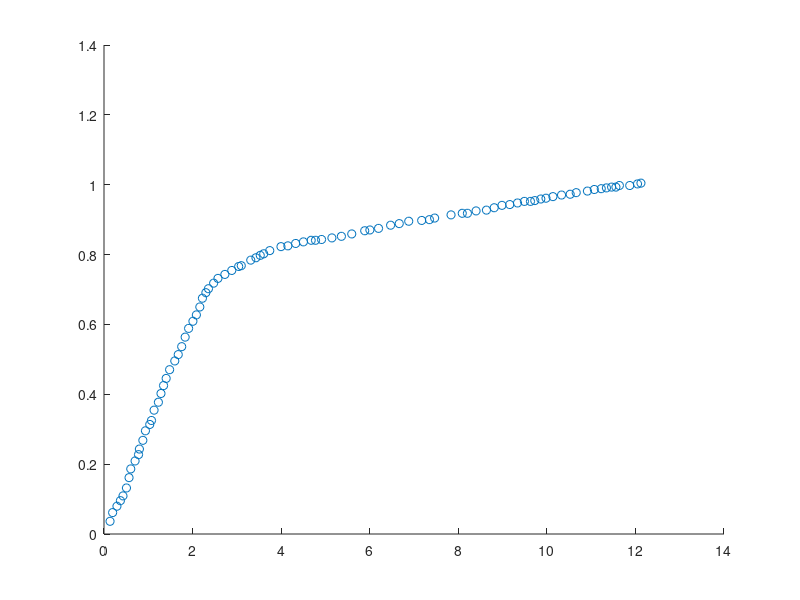

Source code (MATLAB):
normcoverage = [
    2.00401e-2, 9.44669e-3
6.01202e-2, 2.15924e-2
8.01603e-2, 2.56410e-2
8.01603e-2, 2.96896e-2
8.01603e-2, 3.50877e-2
1.00200e-1, 4.31849e-2
1.20240e-1, 4.85830e-2
1.40281e-1, 5.12821e-2
1.40281e-1, 5.26316e-2
1.60321e-1, 6.07287e-2
1.60321e-1, 7.55735e-2
1.60321e-1, 7.55735e-2
1.60321e-1, 7.69231e-2
2.20441e-1, 8.09717e-2
2.20441e-1, 9.04184e-2
2.20441e-1, 9.17679e-2
2.20441e-1, 9.17679e-2
2.40481e-1, 9.58165e-2
2.80561e-1, 1.07962e-1
2.80561e-1, 1.10661e-1
2.80561e-1, 1.12011e-1
3.00601e-1, 1.24157e-1
3.00601e-1, 1.26856e-1
3.20641e-1, 1.29555e-1
3.20641e-1, 1.30904e-1
3.20641e-1, 1.32254e-1
3.40681e-1, 1.48448e-1
3.40681e-1, 1.51147e-1
3.40681e-1, 1.53846e-1
3.80762e-1, 1.59244e-1
4.00802e-1, 1.60594e-1
4.00802e-1, 1.64642e-1
4.20842e-1, 1.67341e-1
4.40882e-1, 1.82186e-1
4.40882e-1, 1.83536e-1
4.40882e-1, 1.84885e-1
4.80962e-1, 1.95682e-1
4.80962e-1, 2.05128e-1
5.21042e-1, 2.18623e-1
5.21042e-1, 2.29420e-1
5.21042e-1, 2.37517e-1
5.61122e-1, 2.61808e-1
5.81162e-1, 2.68556e-1
6.21242e-1, 2.87449e-1
6.61323e-1, 3.06343e-1
7.21443e-1, 3.21188e-1
7.41483e-1, 3.34683e-1
8.01603e-1, 3.54926e-1
8.21643e-1, 3.67072e-1
8.81764e-1, 3.81916e-1
9.01804e-1, 3.91363e-1
9.41884e-1, 3.99460e-1
9.41884e-1, 3.99460e-1
9.61924e-1, 4.07557e-1
9.61924e-1, 4.18354e-1
9.81964e-1, 4.30499e-1
1.02204e+0, 4.38596e-1
1.04208e+0, 4.41296e-1
1.06212e+0, 4.52092e-1
1.10220e+0, 4.61538e-1
1.12224e+0, 4.76383e-1
1.14228e+0, 4.85830e-1
1.18236e+0, 4.96626e-1
1.20240e+0, 5.10121e-1
1.20240e+0, 5.20918e-1
1.24248e+0, 5.30364e-1
1.30261e+0, 5.43860e-1
1.30261e+0, 5.49258e-1
1.30261e+0, 5.54656e-1
1.32265e+0, 5.64103e-1
1.34269e+0, 5.70850e-1
1.38277e+0, 5.80297e-1
1.40281e+0, 5.91093e-1
1.40281e+0, 5.97841e-1
1.42285e+0, 6.07287e-1
1.46293e+0, 6.22132e-1
1.48297e+0, 6.38327e-1
1.52305e+0, 6.54521e-1
1.56313e+0, 6.68016e-1
1.56313e+0, 6.74764e-1
1.60321e+0, 6.82861e-1
1.68337e+0, 6.97706e-1
1.72345e+0, 7.04453e-1
1.76353e+0, 7.08502e-1
1.80361e+0, 7.19298e-1
1.86373e+0, 7.30094e-1
1.90381e+0, 7.42240e-1
1.94389e+0, 7.48988e-1
1.98397e+0, 7.58435e-1
2.02405e+0, 7.65182e-1
2.10421e+0, 7.75978e-1
2.12425e+0, 7.77328e-1
2.20441e+0, 7.86775e-1
2.38477e+0, 8.02969e-1
2.44489e+0, 8.05668e-1
2.40481e+0, 8.00270e-1
2.30461e+0, 7.96221e-1
2.30461e+0, 7.96221e-1
2.56513e+0, 8.08367e-1
2.70541e+0, 8.13765e-1
2.92585e+0, 8.19163e-1
3.16633e+0, 8.25911e-1
3.26653e+0, 8.27260e-1
3.38677e+0, 8.29960e-1
3.52705e+0, 8.31309e-1
3.56713e+0, 8.32659e-1
3.74749e+0, 8.38057e-1
4.02806e+0, 8.43455e-1
3.76754e+0, 8.39406e-1
3.66733e+0, 8.38057e-1
4.12826e+0, 8.40756e-1
4.28858e+0, 8.42105e-1
3.90782e+0, 8.40756e-1
3.86774e+0, 8.39406e-1
4.34870e+0, 8.42105e-1
4.58918e+0, 8.43455e-1
4.72946e+0, 8.44804e-1
4.84970e+0, 8.44804e-1
4.94990e+0, 8.47503e-1
5.21042e+0, 8.48853e-1
5.35070e+0, 8.50202e-1
5.53106e+0, 8.54251e-1
5.73146e+0, 8.54251e-1
5.79158e+0, 8.54251e-1
5.91182e+0, 8.55601e-1
5.99198e+0, 8.55601e-1
6.09218e+0, 8.58300e-1
6.17234e+0, 8.58300e-1
6.25251e+0, 8.58300e-1
6.31263e+0, 8.59649e-1
6.35271e+0, 8.60999e-1
6.51303e+0, 8.66397e-1
6.51303e+0, 8.65047e-1
6.63327e+0, 8.60999e-1
6.75351e+0, 8.63698e-1
6.95391e+0, 8.67746e-1
7.17435e+0, 8.70445e-1
7.27455e+0, 8.70445e-1
7.35471e+0, 8.71795e-1
7.53507e+0, 8.73144e-1
7.61523e+0, 8.73144e-1
7.89579e+0, 8.77193e-1
8.09619e+0, 8.78543e-1
8.31663e+0, 8.81242e-1
8.45691e+0, 8.82591e-1
8.61723e+0, 8.83941e-1
8.73747e+0, 8.83941e-1
8.81764e+0, 8.86640e-1
9.01804e+0, 8.87989e-1
9.21844e+0, 8.90688e-1
9.27856e+0, 8.90688e-1
9.37876e+0, 8.92038e-1
9.47896e+0, 8.93387e-1
9.75952e+0, 8.94737e-1
9.75952e+0, 8.94737e-1
9.79960e+0, 8.96086e-1
9.97996e+0, 8.97436e-1
1.00601e+1, 8.98785e-1
1.01202e+1, 8.98785e-1
1.01403e+1, 8.98785e-1
1.03407e+1, 9.00135e-1
1.05411e+1, 9.02834e-1
1.07014e+1, 9.04184e-1
1.08016e+1, 9.04184e-1
1.09619e+1, 9.05533e-1
1.12024e+1, 9.08232e-1
1.13226e+1, 9.08232e-1
1.14028e+1, 9.06883e-1
1.15030e+1, 9.08232e-1
1.15230e+1, 9.08232e-1
2.00401e-2, 1.07962e-2

];


%%

%4-3 TDS yield, 300K

TDS_raw = [


0.1364522417153996, 0.036363636363636154
0.1949317738791423, 0.06136363636363629
0.29239766081871343, 0.07954545454545436
0.37037037037037046, 0.09545454545454524
0.42884990253411304, 0.1090909090909089
0.50682261208577, 0.1318181818181816
0.5653021442495126, 0.16136363636363638
0.6042884990253411, 0.1863636363636363
0.7017543859649124, 0.20909090909090877
0.779727095516569, 0.2272727272727273
0.7992202729044834, 0.24318181818181817
0.8771929824561403, 0.26818181818181785
0.9356725146198831, 0.2954545454545454
1.0331384015594542, 0.3136363636363635
1.072124756335283, 0.32499999999999996
1.1306042884990255, 0.3545454545454543
1.2280701754385963, 0.3772727272727272
1.2865497076023393, 0.4022727272727271
1.345029239766082, 0.42500000000000004
1.4035087719298245, 0.4454545454545453
1.4814814814814814, 0.47045454545454524
1.598440545808967, 0.49545454545454537
1.6764132553606235, 0.5136363636363634
1.7543859649122804, 0.5363636363636362
1.8323586744639373, 0.5636363636363635
1.9103313840155947, 0.5886363636363634
2.0077972709551655, 0.6090909090909089
2.0857699805068224, 0.6272727272727272
2.1637426900584793, 0.6499999999999997
2.2222222222222223, 0.6749999999999998
2.3001949317738792, 0.6909090909090909
2.3586744639376214, 0.7022727272727272
2.4756335282651074, 0.718181818181818
2.5730994152046778, 0.7318181818181817
2.729044834307992, 0.7431818181818179
2.884990253411306, 0.7545454545454544
3.0409356725146193, 0.7659090909090907
3.0994152046783623, 0.7681818181818181
3.3138401559454187, 0.784090909090909
3.430799220272904, 0.7909090909090908
3.5282651072124755, 0.7977272727272726
3.606237816764132, 0.8022727272727272
3.7426900584795315, 0.8113636363636363
3.9961013645224166, 0.8227272727272728
4.152046783625732, 0.8249999999999997
4.3274853801169595, 0.8318181818181818
4.502923976608187, 0.8363636363636362
4.678362573099415, 0.8409090909090908
4.775828460038987, 0.8409090909090908
4.912280701754386, 0.843181818181818
5.146198830409356, 0.8477272727272727
5.360623781676414, 0.8522727272727273
5.594541910331384, 0.8590909090909089
5.886939571150098, 0.8681818181818179
6.003898635477583, 0.8704545454545454
6.1988304093567255, 0.8749999999999998
6.4717348927875245, 0.8840909090909089
6.666666666666667, 0.8886363636363636
6.881091617933723, 0.8954545454545453
7.173489278752437, 0.8977272727272726
7.348927875243665, 0.8999999999999999
7.46588693957115, 0.9045454545454543
7.83625730994152, 0.9136363636363635
8.089668615984404, 0.9181818181818181
8.20662768031189, 0.9181818181818181
8.401559454191032, 0.9249999999999998
8.635477582846004, 0.9272727272727271
8.810916179337232, 0.9340909090909089
8.98635477582846, 0.9409090909090908
9.161793372319687, 0.9431818181818181
9.337231968810915, 0.9477272727272726
9.49317738791423, 0.9522727272727272
9.629629629629628, 0.9522727272727272
9.7270955165692, 0.9545454545454544
9.863547758284598, 0.959090909090909
9.980506822612085, 0.9613636363636363
10.136452241715398, 0.9659090909090907
10.33138401559454, 0.9704545454545453
10.526315789473683, 0.9727272727272727
10.662768031189083, 0.9772727272727272
10.916179337231968, 0.9818181818181817
11.072124756335283, 0.9863636363636362
11.228070175438596, 0.9886363636363635
11.345029239766081, 0.9909090909090909
11.461988304093566, 0.9931818181818182
11.559454191033138, 0.9931818181818182
11.637426900584794, 0.9977272727272726
11.871345029239766, 0.9977272727272726
12.046783625730994, 1.0022727272727272
12.12475633528265, 1.0045454545454544
];

scatter(TDS_raw(:,1), TDS_raw(:,2));